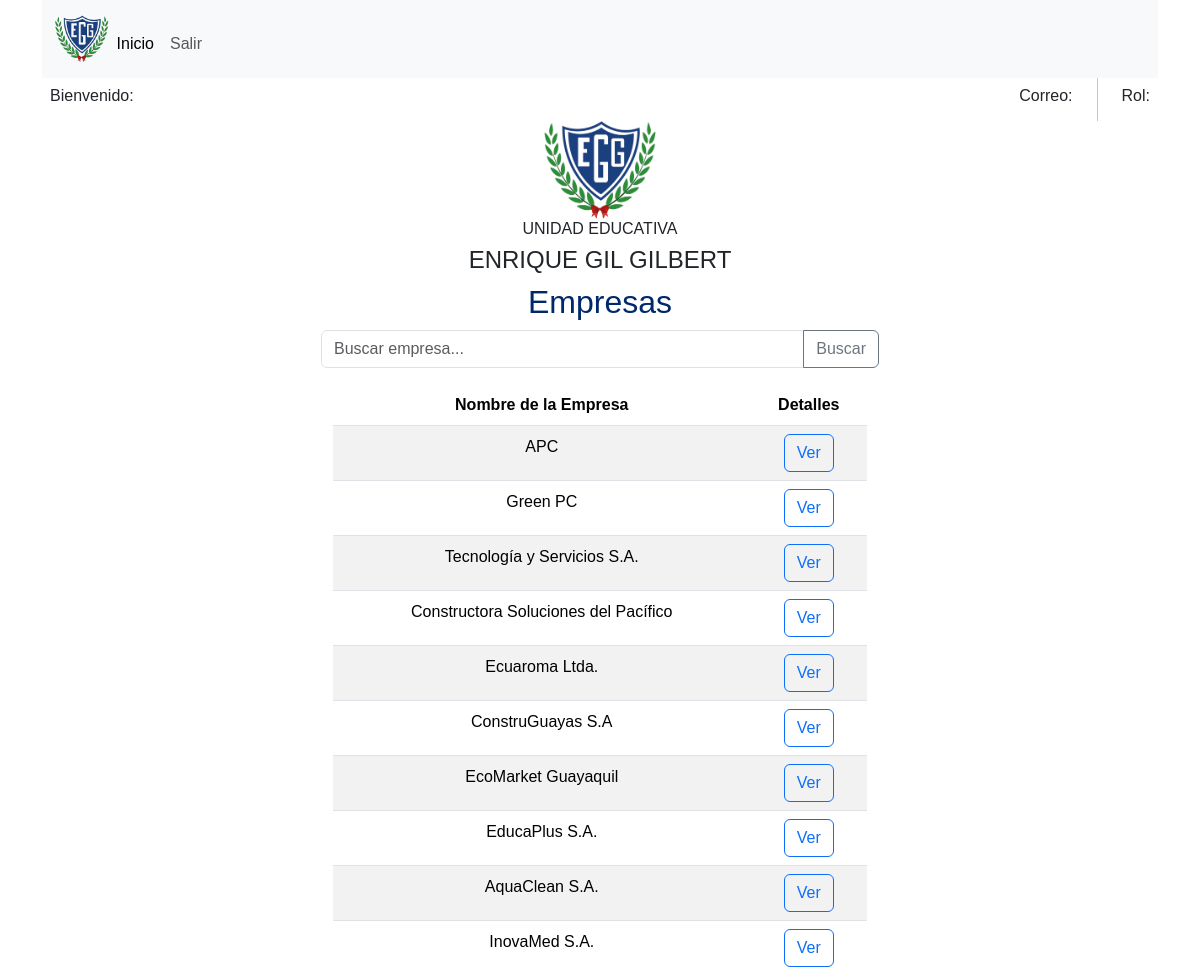
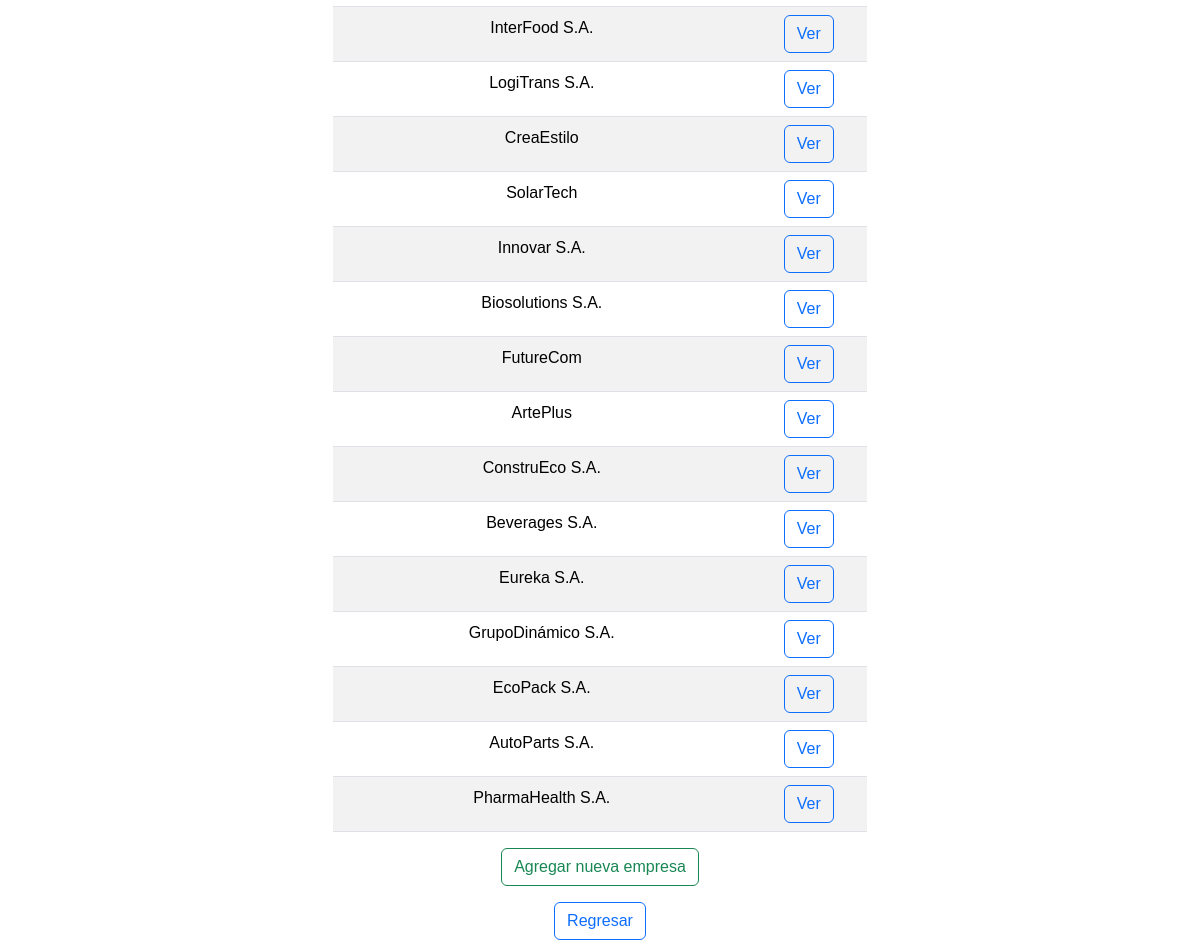
The app's page /empresa/ with its own data (2 pictures, top to bottom).
### estudiantes/models.py (models this page shows, shortened)
class Empresa(models.Model):
    nombre_empresa = models.CharField(max_length=100)
    direccion = models.TextField()
    telefono = models.CharField(max_length=20)
    correo_electronico = models.CharField(max_length=100)
    representante = models.CharField(max_length=100)
    supervisor = models.CharField(max_length=100)
    ruc = models.CharField(max_length=13, default="")

### estudiantes/views.py (the view)
# urls.py: path('empresa/', views.EmpresaListView.as_view(), name='empresa_list'),  # Ahora importa la clase desde views.py
class EmpresaListView(ListView):
    model = Empresa
    template_name = 'empresa_list.html'
    def get_queryset(self):
        queryset = super().get_queryset()
        query = self.request.GET.get('q')
        if query:
            queryset = queryset.filter(Q(nombre_empresa__icontains=query))
        return queryset

### templates/empresa_list.html
{% extends 'bases/basehome.html' %}
{% block content %}
<h2>Empresas</h2>
<form method="GET" action="" class="col-sm-6 offset-sm-3">
    <div class="input-group mb-3">
        <input type="text" name="q" class="form-control" placeholder="Buscar empresa..." value="{{ request.GET.q }}">
        <button class="btn btn-outline-secondary" type="submit">Buscar</button>
    </div>
</form>
{% if request.session.estado_empresa == 'Aprobado' %}
    <h4>Ya está aprobada la Empresa</h4>
{% else %}
<div class="container">
    <div class="row">
        <div class="col-sm-6 offset-sm-3">
            <table class="table table-striped table-hover">
                <thead>
                    <tr>
                        <th>Nombre de la Empresa</th>
                        <th>Detalles</th>
                    </tr>
                </thead>
                <tbody>
                    {% for empresa in object_list %}
                    <tr>
                        <td>{{ empresa.nombre_empresa }}</td>
                        <td><a class="btn btn-outline-primary" href="{% url 'empresa_detail' empresa.pk %}">Ver</a></td>
                    </tr>
                    {% endfor %}
                </tbody>
            </table>
        </div>
    </div>
</div>
<a class="btn btn-outline-success mb-3" href="{% url 'empresa_create' %}">Agregar nueva empresa</a>
{% endif %}
<br>
<a class="btn btn-outline-primary" href="{% url 'home' %}">Regresar</a>
{% endblock %}

### templates/bases/basehome.html (shortened to what this page needs)
{% load static %}
<!DOCTYPE html>
<html lang="es">
<head>
    <link href="https://cdn.jsdelivr.net/npm/bootstrap@5.3.3/dist/css/bootstrap.min.css" rel="stylesheet">
    <link href="{% static "css/style.css" %}" rel="stylesheet" type="text/css">
    <link href="{% static "css/respuesta.css" %}" rel="stylesheet" type="text/css">
</head>
<body>
<header class="container">
  <nav class="navbar navbar-expand-lg bg-body-tertiary">
    <div class="container-fluid">
        <img src="{% static 'img/logopeque.png' %}" width="5%" alt="Logo">
      <div class="collapse navbar-collapse" id="navbarNav">
        <ul class="navbar-nav">
          <li class="nav-item">
            <a class="nav-link active" href="{% url 'home' %}">Inicio</a>
        </li>
            <li class="nav-item"> <a class="nav-link" href="{% url 'logout' %}">Salir</a> </li>
        </ul>
      </div>
    </div>
  </nav>
</header>
  <div class="container">
    <div class="hstack gap-3">
      <div class="p-2"><h6>Bienvenido: <strong>{{user.first_name|upper}} {{user.last_name|upper}}</strong></h6></div>
      <div class="p-2 ms-auto"><h6>Correo: <strong> {{request.session.email}} </strong></h6></div>
      <div class="p-2"><h6>Rol: <strong>{{request.session.rol|upper}}</strong></h6></div>
    </div>
  </div>
  <div class="container text-center">
    <img  src="{% static 'img/logo.png' %}" width="10%" alt="Logo">
    <h6 class=" titulo-text">UNIDAD EDUCATIVA</h6>
    <h4 class="titulo-text">ENRIQUE GIL GILBERT</h4>
    {% block content %}
    {% endblock %}
  </div>
  </body>
</html>

### static/css/style.css (style rules this page uses)
h2 { color: #00296b !important; }

### static/css/respuesta.css (style rules this page uses)
div { font-family: Arial, sans-serif; line-height: 1.6; }
ul { margin: 10px 0; }
li { margin: 5px 0; }

### records on screen
Empresa: nombre_empresa "APC"
Empresa: nombre_empresa "Green PC"
Empresa: nombre_empresa "Tecnología y Servicios S.A."
Empresa: nombre_empresa "Constructora Soluciones del Pacífico"
Empresa: nombre_empresa "Ecuaroma Ltda."
Empresa: nombre_empresa "ConstruGuayas S.A"
Empresa: nombre_empresa "EcoMarket Guayaquil"
Empresa: nombre_empresa "EducaPlus S.A."
Empresa: nombre_empresa "AquaClean S.A."
Empresa: nombre_empresa "InovaMed S.A."
Empresa: nombre_empresa "InterFood S.A."
Empresa: nombre_empresa "LogiTrans S.A."
Empresa: nombre_empresa "CreaEstilo"
Empresa: nombre_empresa "SolarTech"
Empresa: nombre_empresa "Innovar S.A."
Empresa: nombre_empresa "Biosolutions S.A."
Empresa: nombre_empresa "FutureCom"
Empresa: nombre_empresa "ArtePlus"
Empresa: nombre_empresa "ConstruEco S.A."
Empresa: nombre_empresa "Beverages S.A."
Empresa: nombre_empresa "Eureka S.A."
Empresa: nombre_empresa "GrupoDinámico S.A."
Empresa: nombre_empresa "EcoPack S.A."
Empresa: nombre_empresa "AutoParts S.A."
Empresa: nombre_empresa "PharmaHealth S.A."
